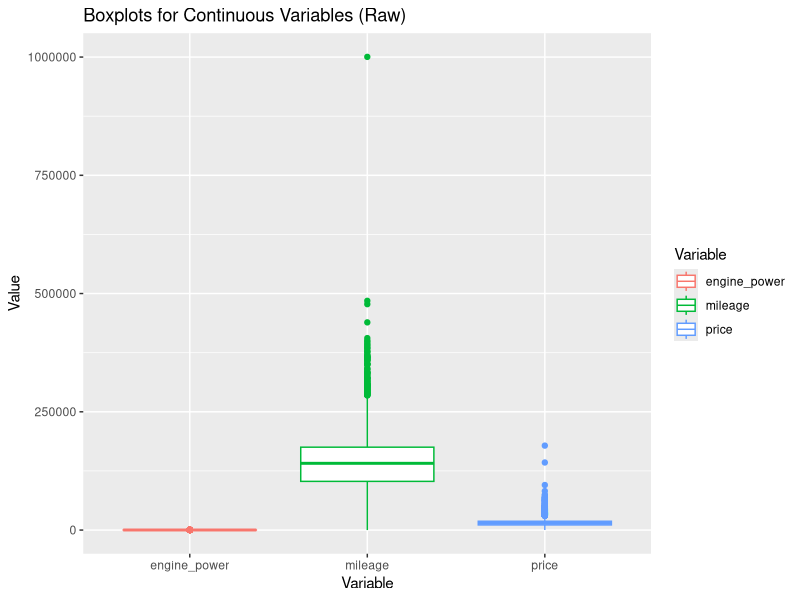
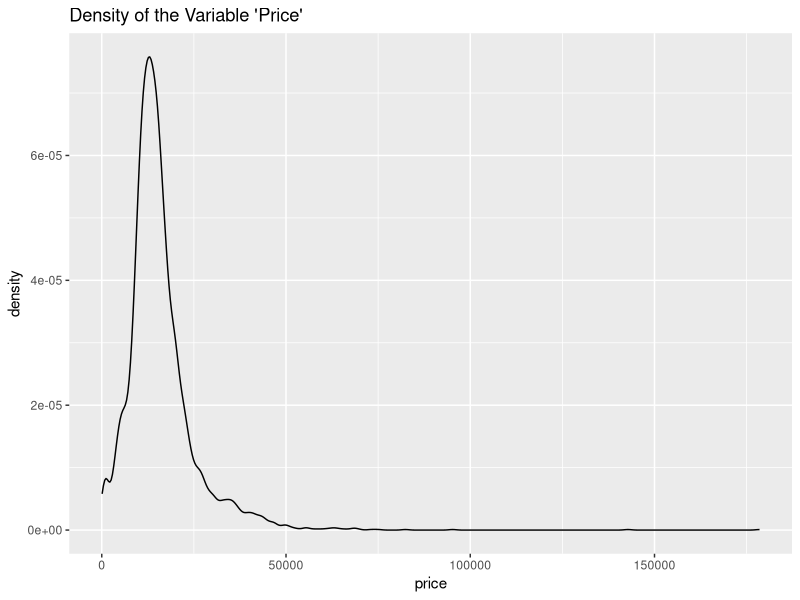
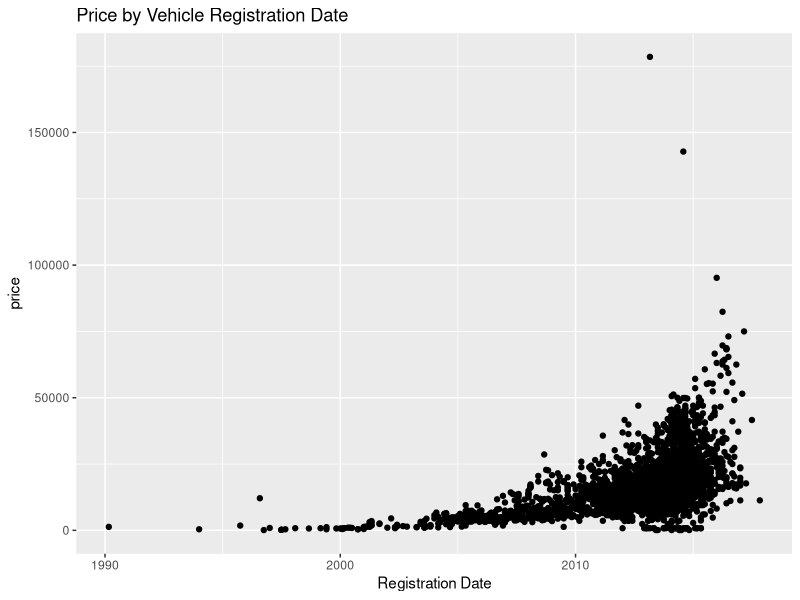
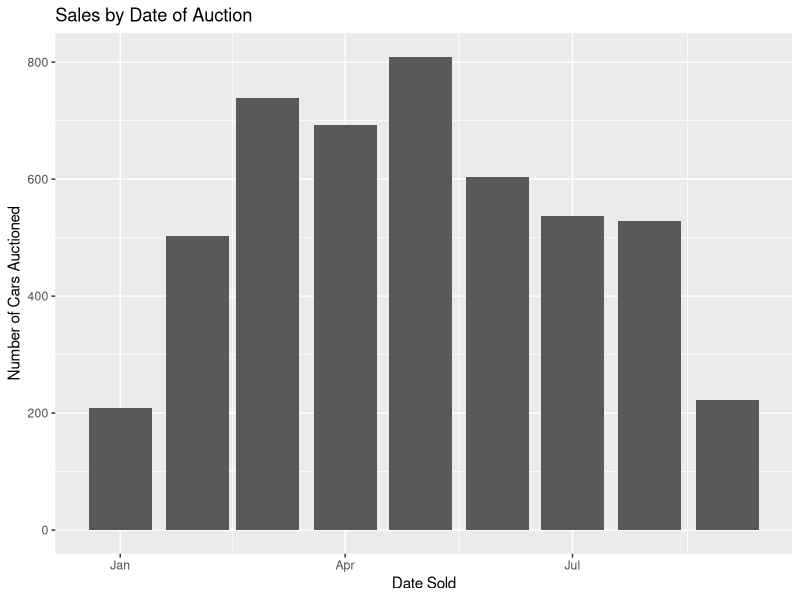
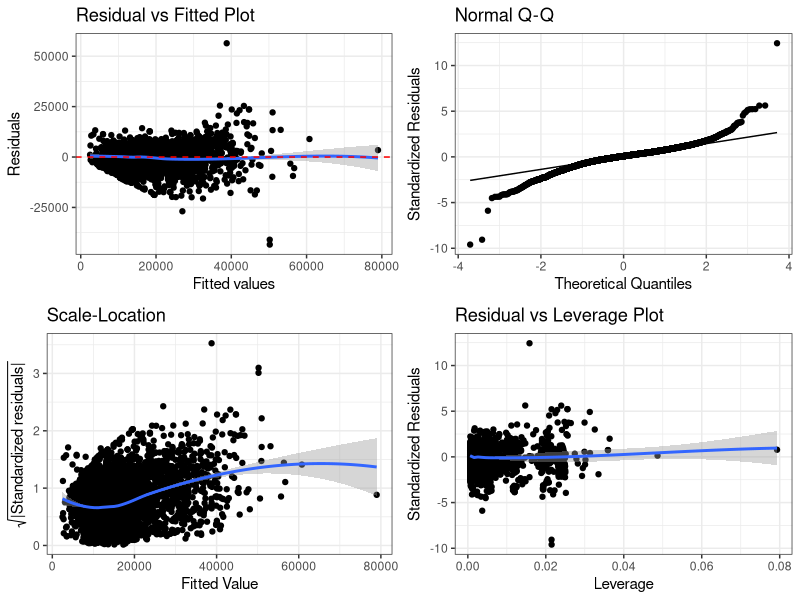

Reproduce these figures in R, in order. (Note: this script raises an error after producing the figures.)
## ---- chunk 1
knitr::opts_chunk$set(
  echo = TRUE,    # Show the R code in the final output.
  fig.pos = "!h"  # Suggests to position figures "here" in the output.
)
## ---- chunk 2
mylibrary <- c("tidyverse", "cowplot", "GGally", "MASS", "ggplot2", "glmnet", "data.table", "car")
invisible(lapply(mylibrary, library, character.only = TRUE))
### load the data
dat_bmw <- read.csv("BMWpricing_updated.csv")
## ---- chunk 3
par(mfrow=c(2,2))
dat_bmw[,c("price", "mileage", "engine_power")]|>
  pivot_longer(everything(), values_to = "Value", names_to = "Variable") |>
  ggplot() + geom_boxplot(aes(x=Variable, y=Value, color=Variable)) +
  labs(title = "Boxplots for Continuous Variables (Raw)")

dat_bmw|>
  ggplot() + geom_density(aes(x=price)) +
  labs(title = "Density of the Variable 'Price'")

dat_bmw|>
  ggplot(aes(x = as.Date(registration_date, format = "%m/%d/%Y"), y = price)) +
  geom_point() + 
  labs(title = "Price by Vehicle Registration Date") +
  xlab("Registration Date")

dat_bmw|>
  ggplot(aes(x = as.Date(sold_at, format = "%m/%d/%Y"))) +
  geom_bar() + 
  labs(title = "Sales by Date of Auction") +
  xlab("Date Sold") +
  ylab("Number of Cars Auctioned")
  
## ---- chunk 4
dat_bmw_clean <- dat_bmw|>
  filter(mileage < 500000 & mileage > 0)|>
  filter(price < 100000)|>
  filter(engine_power != 0)
  
head(dat_bmw_clean)
## ---- chunk 5
### Create Model series variable
dat_bmw_clean <- dat_bmw_clean %>%
  mutate(model_series = case_when(
    grepl("^1", model_key) ~ "1_Series",
    grepl("^2", model_key) ~ "2_Series",
    grepl("^3", model_key) ~ "3_Series",
    grepl("^4", model_key) ~ "4_Series",
    grepl("^5", model_key) ~ "5_Series",
    grepl("^7", model_key) ~ "7_Series",
    grepl("^M|M$", model_key) ~ "M_Power",
    model_key %in% c("X1") ~ "X1",
    model_key %in% c("X3") ~ "X3",
    model_key %in% c("X5") ~ "X5",
    model_key %in% c("X6") ~ "X6",
    TRUE ~ "Other"
  ))
## ---- chunk 6
train_index = which(dat_bmw_clean$obs_type == "Training")
test_index = which(dat_bmw_clean$obs_type == "Validation")
dat_bmw_train = dat_bmw_clean[train_index,]
dat_bmw_test = dat_bmw_clean[test_index,]
## ---- chunk 7
### Function to create diagnostic plots
diagPlot<-function(model){
    p1<-ggplot(model, aes(.fitted, .resid))+geom_point()
    p1<-p1+stat_smooth(method="loess")+geom_hline(yintercept=0, col="red", linetype="dashed")
    p1<-p1+xlab("Fitted values")+ylab("Residuals")
    p1<-p1+ggtitle("Residual vs Fitted Plot")+theme_bw()
    
    p2 <- ggplot(model, aes(sample = .stdresid)) +
      stat_qq() +
      stat_qq_line() +
      xlab("Theoretical Quantiles") +
      ylab("Standardized Residuals") +
      ggtitle("Normal Q-Q") +
      theme_bw()
    
    p3<-ggplot(model, aes(.fitted, sqrt(abs(.stdresid))))+geom_point(na.rm=TRUE)
    p3<-p3+stat_smooth(method="loess", na.rm = TRUE)+xlab("Fitted Value")
    p3<-p3+ylab(expression(sqrt("|Standardized residuals|")))
    p3<-p3+ggtitle("Scale-Location")+theme_bw()
    
    p5<-ggplot(model, aes(.hat, .stdresid))+geom_point(na.rm=TRUE)
    p5<-p5+stat_smooth(method="loess", na.rm=TRUE)
    p5<-p5+xlab("Leverage")+ylab("Standardized Residuals")
    p5<-p5+ggtitle("Residual vs Leverage Plot")
    p5<-p5+scale_size_continuous("Cook's Distance", range=c(1,5))
    p5<-p5+theme_bw()+theme(legend.position="bottom")
    
    #return(list(rvfPlot=p1, qqPlot=p2, sclLocPlot=p3, rvlevPlot=p5))
    plot_grid(p1, p2, p3, p5, align = "h")
}
## ---- chunk 8
Full_model3 <- lm(price ~ mileage + engine_power + model_series + I(mileage^(1/2)) + mileage:engine_power, data = dat_bmw_clean)
summary(Full_model3)

diagPlot(Full_model3)
## ---- chunk 9
# Create a model matrix
X <- model.matrix(price ~ mileage + engine_power + model_series + I(mileage^(1/2)) + mileage:engine_power, data = dat_bmw_train)[, -1]

# Create the response variable
Y <- dat_bmw_train$price

# set seed for reproductivity
set.seed(20250408)

# Fit the LASSO regression model using glmnet with alpha = 1
lasso_model <- glmnet(x = X, y = y, alpha = 1)

# The x-axis shows log(lambda) and each line corresponds to a coefficient.
plot(lasso_model, xvar = "lambda", label = TRUE)
title("LASSO Coefficient Path", line = 2.5)

## ---- chunk 10
# Use cross-validation to determine the lambda that minimizes the mean squared error
cv_model <- cv.glmnet(x = X, y = Y, alpha = 1)
best_lambda <- cv_model$lambda.min

# Display the coefficients at the best lambda value.
lasso_coef <- coef(lasso_model, s = best_lambda)
print(lasso_coef)
